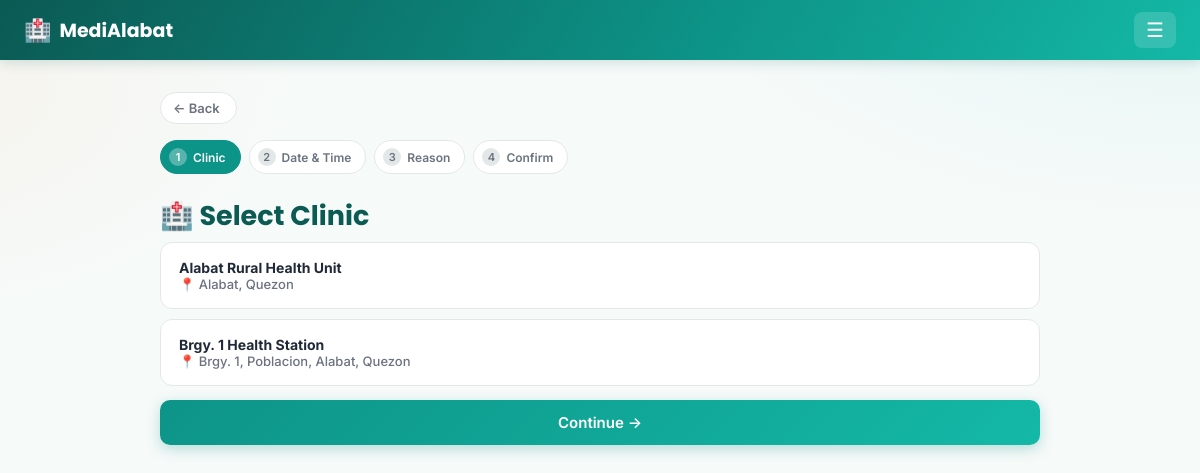
The page /appointment/new (signed in) on the database its author committed.
### tables this page shows
CREATE TABLE clinics (
    id INTEGER PRIMARY KEY AUTOINCREMENT,
    name TEXT NOT NULL,
    address TEXT
);

### app.py (the view)
@app.route("/appointment/new", methods=["GET", "POST"])
@login_required(role="patient")
def new_appointment_clinic(user):
    conn = get_db()
    if request.method == "POST":
        session["new_appt"] = {"clinic_id": request.form["clinic_id"]}
        conn.close()
        return redirect(url_for("new_appointment_datetime"))
    clinics = conn.execute("SELECT * FROM clinics ORDER BY name").fetchall()
    conn.close()
    return render_template("patient/new_appointment_clinic.html", clinics=clinics)

### app.py (called while the page is built)
def current_user():
    if "user_id" not in session:
        return None
    conn = get_db()
    user = conn.execute("SELECT * FROM users WHERE id = ?", (session["user_id"],)).fetchone()
    conn.close()
    return user

def current_lang():
    return session.get("lang", DEFAULT_LANG)

@app.context_processor
def inject_globals():
    lang = current_lang()
    def fdate(d):
        """'October 8, 2026' / 'Oktubre 8, 2026' — month name follows the active language."""
        return f"{_t('month.' + str(d.month), lang=lang)} {d.day}, {d.year}"
    def fdatetime(value):
        """Format a stored 'YYYY-MM-DD HH:MM' string; returns '' for empty/unparseable values."""
        try:
            dt = datetime.strptime(value, "%Y-%m-%d %H:%M")
        except (TypeError, ValueError):
            return ""
        hour12 = dt.hour % 12 or 12
        return f"{fdate(dt.date())} · {hour12}:{dt.minute:02d} {'AM' if dt.hour < 12 else 'PM'}"
    return {
        "current_user": current_user(),
        "current_lang": lang,
        "t": lambda key, **kwargs: _t(key, lang=lang, **kwargs),
        "fdate": fdate,
        "fdatetime": fdatetime,
    }

def login_required(role=None):
    def decorator(view):
        @functools.wraps(view)
        def wrapped(*args, **kwargs):
            user = current_user()
            if user is None:
                return redirect(url_for("login"))
            if user["role"] == "staff" and user["status"] != "active":
                session.clear()                    # an unapproved / rejected staff account must never get in
                return redirect(url_for("login"))
            if role and user["role"] != role:
                abort(403)
            return view(user, *args, **kwargs)
        return wrapped
    return decorator

### db.py (called while the page is built)
def get_db():
    conn = sqlite3.connect(DB_PATH)
    conn.row_factory = sqlite3.Row
    conn.execute("PRAGMA foreign_keys = ON")
    return conn

### translations.py (called while the page is built)
def t(key, lang="en", **kwargs):
    entry = TRANSLATIONS.get(key)
    if not entry:
        return key
    text = entry.get(lang) or entry.get(DEFAULT_LANG) or key
    if kwargs:
        try:
            text = text.format(**kwargs)
        except (KeyError, IndexError):
            pass
    return text

### templates/patient/new_appointment_clinic.html (shortened to what this page needs)
{% extends "base.html" %}
{% block content %}
<div class="wizard-steps">
    <span class="step active"><i>1</i> {{ t('wizard.step_clinic') }}</span>
    <span class="step"><i>2</i> {{ t('wizard.step_datetime') }}</span>
    <span class="step"><i>3</i> {{ t('wizard.step_reason') }}</span>
    <span class="step"><i>4</i> {{ t('wizard.step_confirm') }}</span>
</div>
<h1 class="fade-in">🏥 {{ t('wizard.select_clinic') }}</h1>
<form method="POST" class="stack-form">
    <div class="radio-group">
        {% for clinic in clinics %}
        <label class="radio-card">
            <div>
                <div class="radio-title">{{ clinic.name }}</div>
                <div class="radio-sub">📍 {{ clinic.address }}</div>
            </div>
        </label>
        {% endfor %}
    </div>
    <button type="submit" class="btn-primary">{{ t('wizard.continue') }} →</button>
</form>
{% endblock %}

### static/style.css (style rules this page uses)
:root { --primary: #0d9488; --primary-dark: #0f766e; --primary-darker: #0b5a54; --accent: #2dd4bf; --accent-warm: #fb923c; --bg: #f6faf9; --card-bg: #ffffff; --text: #1f2937; --muted: #6b7280; --danger: #dc2626; --border: #e2e8e7; --radius: 14px; --radius-lg: 20px; --shadow-sm: 0 1px 3px rgba(15, 23, 42, 0.06); --shadow-md: 0 8px 24px rgba(13, 148, 136, 0.10); --shadow-lg: 0 16px 40px rgba(13, 148, 136, 0.16); --heading: var(--primary-darker); --subheading: var(--primary-dark); --input-bg: #fbfdfd; --surface-faint: #edf2f1; --control-bg: #ffffff; --hero-gradient: linear-gradient(135deg, #0d9488 0%, #14b8a6 50%, #2dd4bf 100%); --nav-gradient: linear-gradient(120deg, #0b5a54, #0d9488 60%, #14b8a6); --btn-gradient: linear-gradient(135deg, #0d9488, #14b8a6); --btn-shadow: rgba(13, 148, 136, 0.28); --solid: #0d9488; --tint: #ecfdf9; --tint-strong: #d1fae5; --text-on-tint: #0b5a54; --ai-card-bg: linear-gradient(135deg, #ecfdf9, #fff7ed); --danger-tint: #fef2f2; --warn-tint: #fff7ed; --chip-pending-bg: #fef3c7; --chip-pending-fg: #92400e; --chip-approved-bg: #d1fae5; --chip-approved-fg: #065f46; --chip-resched-bg: #fed7aa; --chip-resched-fg: #9a3412; --flash-ok-bg: #d1fae5; --flash-ok-fg: #065f46; --flash-err-bg: #fee2e2; --flash-err-fg: #991b1b; --slot-open-fg: #065f46; --slot-blocked-bg: #fef2f2; --slot-blocked-border: #fecaca; --slot-blocked-fg: #991b1b; --slot-approved-bg: #ecfdf9; --sun: #dc2626; --sat: #2563eb; --am-bg: #fff7ed; --am-border: #fed7aa; --am-fg: #9a3412; --am-label: #b45309; --pm-bg: #eef2ff; --pm-border: #c7d2fe; --pm-fg: #3730a3; --pm-label: #4338ca; color-scheme: light; }
* { box-sizing: border-box; overflow-wrap: break-word; }
body { margin: 0; font-family: 'Inter', system-ui, -apple-system, sans-serif; transition: background-color 0.2s ease, color 0.2s ease; background: radial-gradient(900px 500px at 100% -10%, rgba(45, 212, 191, 0.10), transparent 60%), radial-gradient(700px 400px at -10% 10%, rgba(251, 146, 60, 0.07), transparent 60%), var(--bg); background-attachment: fixed; color: var(--text); -webkit-font-smoothing: antialiased; }
h1, h2, h3, .brand, .brand-lg { font-family: 'Poppins', 'Inter', system-ui, sans-serif; }
.fade-in { animation: fadeInUp 0.35s ease both; }
h1 { font-size: 27px; margin-bottom: 6px; font-weight: 700; color: var(--heading); }
.stack-form { display: flex; flex-direction: column; gap: 14px; }
.stack-form label { display: flex; flex-direction: column; gap: 6px; font-size: 14px; font-weight: 600; color: var(--text); }
button { font-family: inherit; cursor: pointer; }
.btn-primary { background: var(--btn-gradient); color: white; border: none; padding: 13px 24px; border-radius: 10px; font-size: 15px; font-weight: 600; display: inline-block; text-align: center; box-shadow: 0 4px 14px var(--btn-shadow); transition: transform 0.15s ease, box-shadow 0.15s ease; }
.wizard-steps { display: flex; gap: 8px; margin-bottom: 22px; flex-wrap: wrap; }
.wizard-steps .step { display: flex; align-items: center; gap: 6px; font-size: 12px; padding: 7px 14px 7px 8px; border-radius: 20px; background: var(--control-bg); color: var(--muted); font-weight: 600; border: 1px solid var(--border); }
.wizard-steps .step i { display: inline-flex; align-items: center; justify-content: center; width: 18px; height: 18px; border-radius: 50%; font-style: normal; background: var(--border); color: var(--muted); font-size: 11px; }
.wizard-steps .step.active { background: var(--solid); color: white; border-color: var(--solid); }
.wizard-steps .step.active i { background: rgba(255,255,255,0.3); color: white; }
.radio-group { display: flex; flex-direction: column; gap: 10px; }
.radio-card { display: flex; align-items: center; gap: 12px; border: 1.5px solid var(--border); border-radius: 12px; padding: 16px 18px; cursor: pointer; background: var(--control-bg); position: relative; transition: border-color 0.15s ease, background 0.15s ease, transform 0.15s ease; }
.stack-form .radio-card { flex-direction: row; align-items: center; gap: 12px; font-size: 14px; color: var(--text); }
.radio-title { font-weight: 700; color: var(--text); text-align: left; }
.radio-sub { color: var(--muted); font-size: 13px; text-align: left; font-weight: 500; }

### rows shown on the page
clinics: name "Alabat Rural Health Unit", address "Alabat, Quezon"
clinics: name "Brgy. 1 Health Station", address "Brgy. 1, Poblacion, Alabat, Quezon"

### other values the page prints
{{ t('nav.back') }} "Back"
{{ t('wizard.step_clinic') }} "Clinic"
{{ t('wizard.step_datetime') }} "Date & Time"
{{ t('wizard.step_reason') }} "Reason"
{{ t('wizard.step_confirm') }} "Confirm"
{{ t('wizard.select_clinic') }} "Select Clinic"
{{ t('wizard.continue') }} "Continue"
